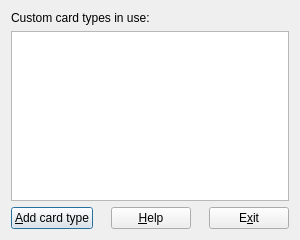
<ui version="4.0" >
 <class>ManageCardTypesDlg</class>
 <widget class="QDialog" name="ManageCardTypesDlg" >
  <property name="geometry" >
   <rect>
    <x>0</x>
    <y>0</y>
    <width>300</width>
    <height>240</height>
   </rect>
  </property>
  <property name="minimumSize" >
   <size>
    <width>300</width>
    <height>240</height>
   </size>
  </property>
  <property name="windowTitle" >
   <string>Manage card types</string>
  </property>
  <layout class="QVBoxLayout" name="verticalLayout_2" >
   <item>
    <layout class="QVBoxLayout" name="verticalLayout" >
     <item>
      <widget class="QLabel" name="label_2" >
       <property name="text" >
        <string>Custom card types in use:</string>
       </property>
      </widget>
     </item>
     <item>
      <widget class="QListWidget" name="custom_card_types" />
     </item>
     <item>
      <layout class="QHBoxLayout" name="horizontalLayout" >
       <item>
        <widget class="QPushButton" name="add_button" >
         <property name="text" >
          <string>&amp;Add card type</string>
         </property>
        </widget>
       </item>
       <item>
        <spacer name="horizontalSpacer_2" >
         <property name="orientation" >
          <enum>Qt::Horizontal</enum>
         </property>
         <property name="sizeHint" stdset="0" >
          <size>
           <width>40</width>
           <height>20</height>
          </size>
         </property>
        </spacer>
       </item>
       <item>
        <widget class="QPushButton" name="help_button" >
         <property name="text" >
          <string>&amp;Help</string>
         </property>
        </widget>
       </item>
       <item>
        <spacer name="horizontalSpacer" >
         <property name="orientation" >
          <enum>Qt::Horizontal</enum>
         </property>
         <property name="sizeHint" stdset="0" >
          <size>
           <width>40</width>
           <height>20</height>
          </size>
         </property>
        </spacer>
       </item>
       <item>
        <widget class="QPushButton" name="exit_button" >
         <property name="text" >
          <string>E&amp;xit</string>
         </property>
        </widget>
       </item>
      </layout>
     </item>
    </layout>
   </item>
  </layout>
 </widget>
 <resources/>
 <connections>
  <connection>
   <sender>exit_button</sender>
   <signal>clicked()</signal>
   <receiver>ManageCardTypesDlg</receiver>
   <slot>accept()</slot>
   <hints>
    <hint type="sourcelabel" >
     <x>342</x>
     <y>252</y>
    </hint>
    <hint type="destinationlabel" >
     <x>199</x>
     <y>149</y>
    </hint>
   </hints>
  </connection>
  <connection>
   <sender>help_button</sender>
   <signal>clicked()</signal>
   <receiver>ManageCardTypesDlg</receiver>
   <slot>help</slot>
   <hints>
    <hint type="sourcelabel" >
     <x>181</x>
     <y>220</y>
    </hint>
    <hint type="destinationlabel" >
     <x>149</x>
     <y>119</y>
    </hint>
   </hints>
  </connection>
  <connection>
   <sender>add_button</sender>
   <signal>clicked()</signal>
   <receiver>ManageCardTypesDlg</receiver>
   <slot>add_card_type</slot>
   <hints>
    <hint type="sourcelabel" >
     <x>65</x>
     <y>220</y>
    </hint>
    <hint type="destinationlabel" >
     <x>149</x>
     <y>119</y>
    </hint>
   </hints>
  </connection>
 </connections>
</ui>
